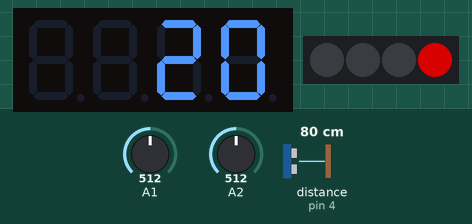
Simulated run of this sketch. Board: Arduino Uno, built with avr-gcc and run on an emulated ATmega328P. On the bench: 4-digit seven-segment display, 4 RGB LEDs in strip order, left to right. The test bench sets the inputs (shaded band); at power-on: distance to the obstacle (sensor on pin 4) 80 cm, A2 = 512, A1 = 512. Dim RGB values are drawn brighter than linear.

Above: at 3.57 s.
3.6 s: distance to the obstacle (sensor on pin 4) set to 16 cm
7.2 s: distance to the obstacle (sensor on pin 4) set to 13 cm
At 10.3 s:
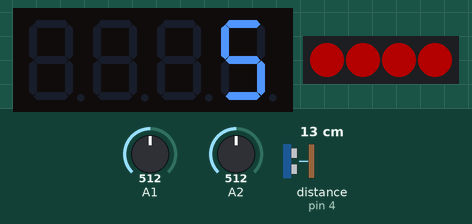
At 16.4 s:
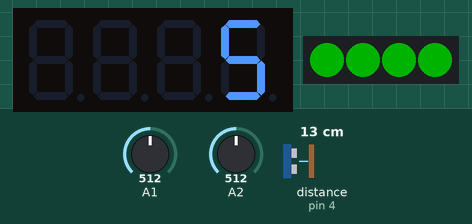
21.1 s: A2 set to 716
At 24.72 s:
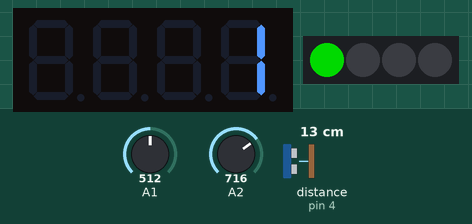
Timing chart, 0 to 42.6 s (numbered marks = the images above; inputs shaded):
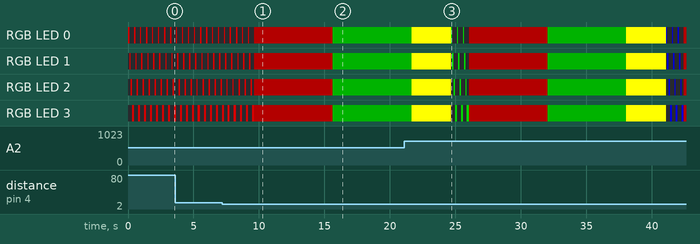

The sketch:

sketch_nov29a.ino
```cpp
#include<MeShield.h>
MeJoystick joystick(8);
MeRGBLed rgbled_1(6,4);
MePotentiometer potentiometer(7);
MeUltrasonicSensor ultraSensor(4);
Me7SegmentDisplay disp(3);
int bright=0;
int x = 0;
int r[]={28,0,0};
int g[]={0,28,0};
int b[]={0,0,28};
int joy;
int y;
int t;

void setup() {
Serial.begin(9600);
}
void loop(){
for(;;){

bright = potentiometer.read()/100;
for(y=1;y<10;y++){
joy=joystick.readX();
delay(20);
if(joy>20)
x++;
if(joy<-20)
x--;
if (x>2)
x=0;
if (x<0)
x=2;
disp.display(y);
LED(r[x],g[x],b[x],bright);
disp.display((y*10));
delay(50);
LED(r[x],g[x],b[x],bright);
disp.display((y*100));
delay(50);
LED(r[x],g[x],b[x],bright);
disp.display((y*1000));
delay(50);
if(ultraSensor.distanceCm()<15)
break;
LED(r[x],g[x],b[x],bright);
disp.display((y*100));
delay(50);
LED(r[x],g[x],b[x],bright);
disp.display((y*10));
delay(50);
LED(r[x],g[x],b[x],bright);
disp.display(y);
delay(50);
}
if(ultraSensor.distanceCm()<15)
break;
}

    rgbled_1.setColor(0, 60, 0 , 0);
    rgbled_1.show();
    for(t=5;t>=0;t--)
    {
      disp.display(t);
      delay(1000);
    }
      rgbled_1.setColor(0, 0, 60 , 0);
    rgbled_1.show();
     for(t=5;t>=0;t--)
    {
      disp.display(t);
      delay(1000);
    }
      rgbled_1.setColor(0, 255, 255 , 0);
    rgbled_1.show();
     for(t=2;t>=0;t--)
    {
      disp.display(t);
      delay(1000);
    }

}
void LED(int r,int g,int b,int bright) {
 for(int i=1;i<5;i++){

 rgbled_1.setColor(0, 0, 0 , 0);
 rgbled_1.show();
 rgbled_1.setColor(i, (r*bright), (g*bright) , (b*bright));
 rgbled_1.show();

 delay(100);
  }
}
void seg(int x){
if(x=1)
for(y=1;y<10;y++){
disp.display(y);
disp.display((y*10));
disp.display((y*100));
disp.display((y*1000));}}
```

Measured:
- the behaviour switches between 15 and 14 cm on distance to the obstacle (sensor on pin 4) (found by bisection; images 0 and 1)
- after the input at 7.2 s, the display: first differs from a run without the input after 2.4 s (image 1)
- after the input at 21.1 s, the display: first differs from a run without the input after 3.6 s (image 3)
- what the display in image 1 shows lasts 1.0 s, from 9.6 s to 10.6 s
